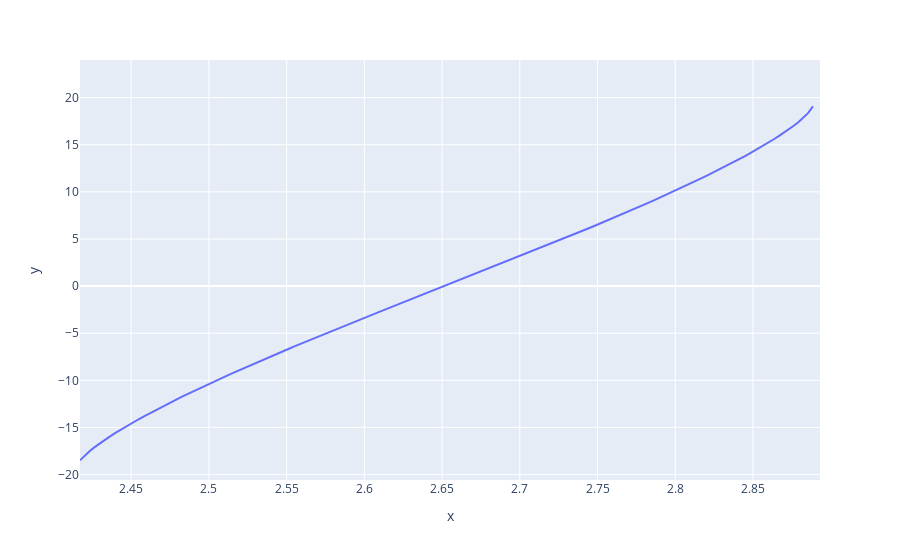

The code cell stored with this chart in its notebook:
### Code cell
fig = px.line(x=point_angles, y=point_vs)
fig.show()

### Figure 1 — Plotly figure (JSON) as saved in the notebook; plotly's stock layout.template omitted (floating-point values rounded to 4 significant figures; data arrays with more than 128 entries replaced by an {"elided": "..."} marker saying what was removed)
{"data": [{"hovertemplate": "x=%{x}<br>y=%{y}<extra></extra>", "legendgroup": "", "line": {"color": "#636efa", "dash": "solid"}, "marker": {"symbol": "circle"}, "mode": "lines", "name": "", "orientation": "v", "showlegend": false, "type": "scatter", "x": {"elided": "151 float values"}, "xaxis": "x", "y": {"elided": "151 float values"}, "yaxis": "y"}], "layout": {"autosize": true, "legend": {"tracegroupgap": 0}, "margin": {"t": 60}, "xaxis": {"anchor": "y", "autorange": false, "domain": [0, 1], "range": [2.417, 2.893], "title": {"text": "x"}, "type": "linear"}, "yaxis": {"anchor": "x", "autorange": false, "domain": [0, 1], "range": [-20.57, 23.99], "title": {"text": "y"}, "type": "linear"}}}
